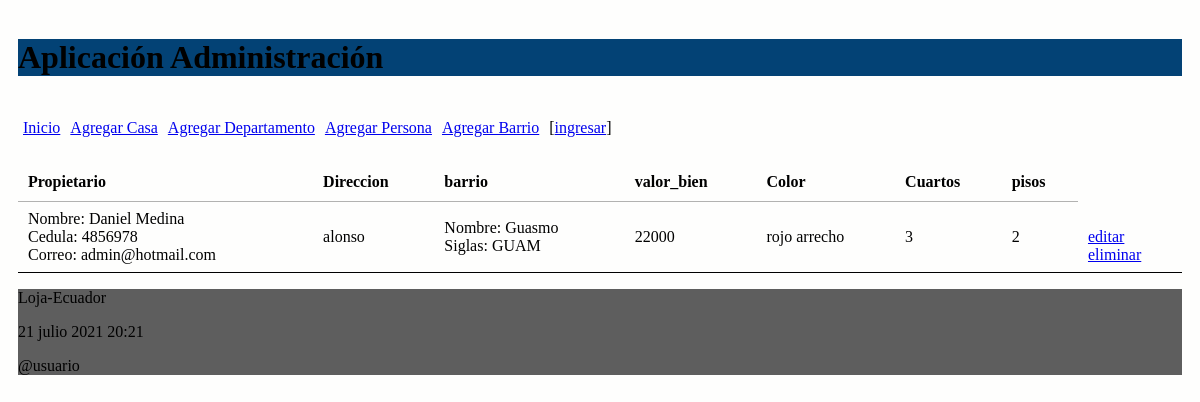
The app's page /casas/, older data.
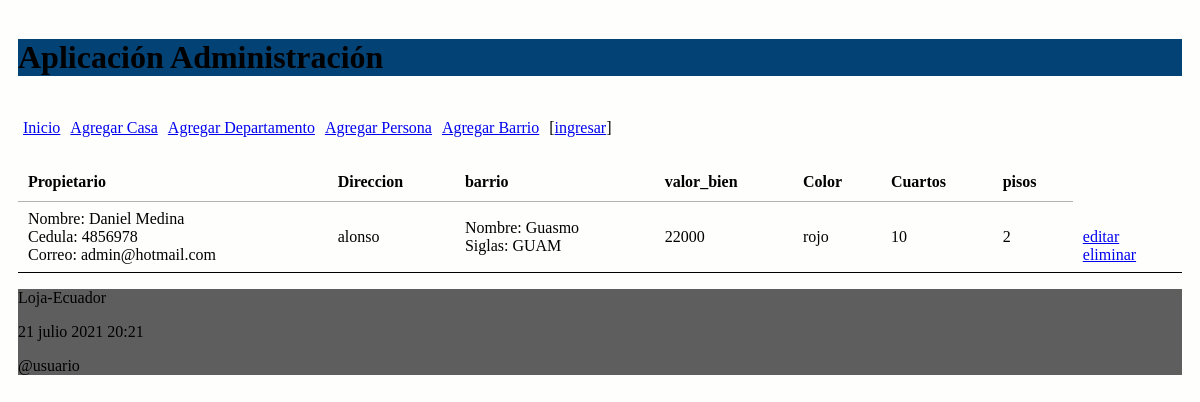
The same page, newer data.
### administrativo/models.py (models this page shows, shortened)
class Casa(models.Model):
    propietario_nombre = models.ForeignKey(Persona, on_delete=models.CASCADE, related_name="personacasa")
    direccion = models.CharField(max_length=60)
    barrio = models.ForeignKey(Barrio, on_delete=models.CASCADE, related_name="barrioscasa")
    valor_bien = models.IntegerField()
    color_inmueble = models.CharField(max_length=20)
    num_cuarto = models.IntegerField()
    num_pisos = models.IntegerField()

class Persona(models.Model):
    nombres = models.CharField(max_length=60)
    apellidos = models.CharField(max_length=60)
    cedula = models.CharField(max_length=15)
    correo = models.EmailField(max_length=60)

class Barrio(models.Model):
    nombre_barrio = models.CharField(max_length=60)
    siglas = models.CharField(max_length=10)

### administrativo/views.py (the view)
# urls.py: path('casas/', views.casa, name="casa"),
def casa(request):
    casas = Casa.objects.all()
    informacion_template = {'casas': casas, 'casa_info': len(casas)}
    return render(request, 'casas.html', informacion_template)

### administrativo/templates/casas.html (shortened to what this page needs)
{% extends "master.html" %}
{% block content %}
<table id="tabla_datos">
  <thead>
    <tr>
      <th>Propietario</th>
      <th>Direccion</th>
      <th>barrio</th>
      <th>valor_bien </th>
      <th>Color</th>
      <th>Cuartos</th>
      <th>pisos</th>
    </tr>
  </thead>
  {% for e in casas %}
  <tr>
    <td> Nombre: {{e.propietario_nombre.nombres}} {{e.propietario_nombre.apellidos}}
      <br> Cedula: {{e.propietario_nombre.cedula}}
      <br> Correo: {{e.propietario_nombre.correo}}
    </td>
    <td> {{e.direccion}} </td>
    <td> Nombre: {{e.barrio.nombre_barrio}}
      <br> Siglas: {{e.barrio.siglas}}
    </td>
    <td> {{e.valor_bien}}</td>
    <td> {{e.color_inmueble}}</td>
    <td> {{e.num_cuarto}}</td>
    <td> {{e.num_pisos}}</td>
    <td> <a></a> <br>
      <a href="{% url 'editar_casa' e.id %}">editar</a><br>
      <a href="{% url 'eliminar_casa' e.id %}"
      onclick="return confirm('¿Está seguro de la eliminación?')" >
      eliminar</a>
    </td>
  </tr>
  {% endfor %}
</table>
{% endblock %}

Row changes from the older to the newer data that the page shows:
changed Casa "alonso": color_inmueble "rojo arrecho" → "rojo"; num_cuarto "3" → "10"
